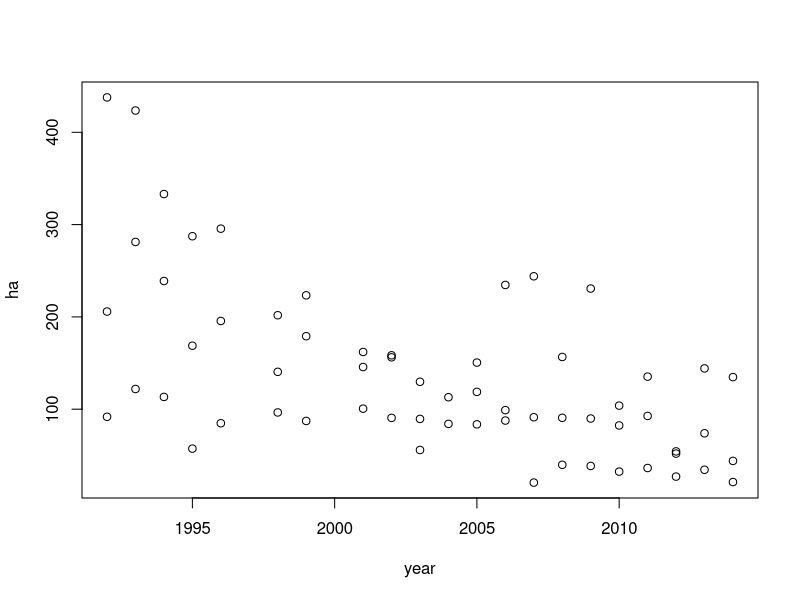
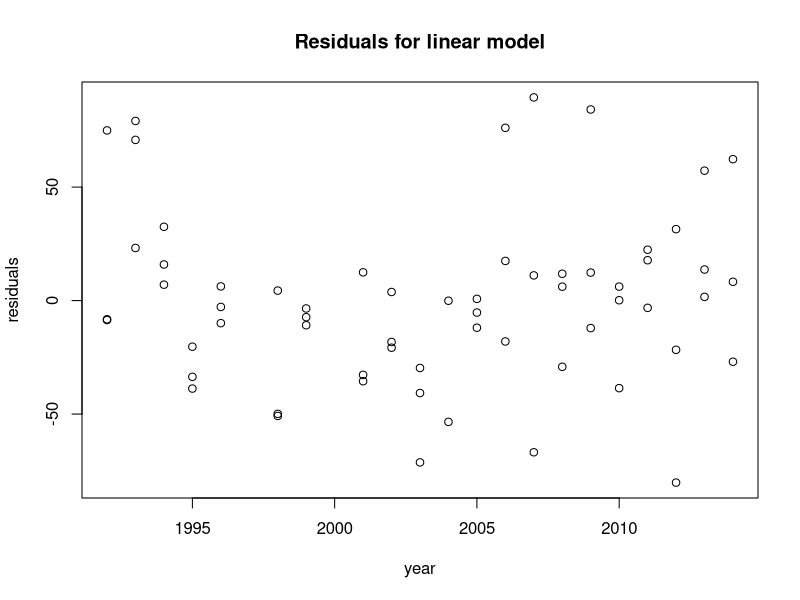
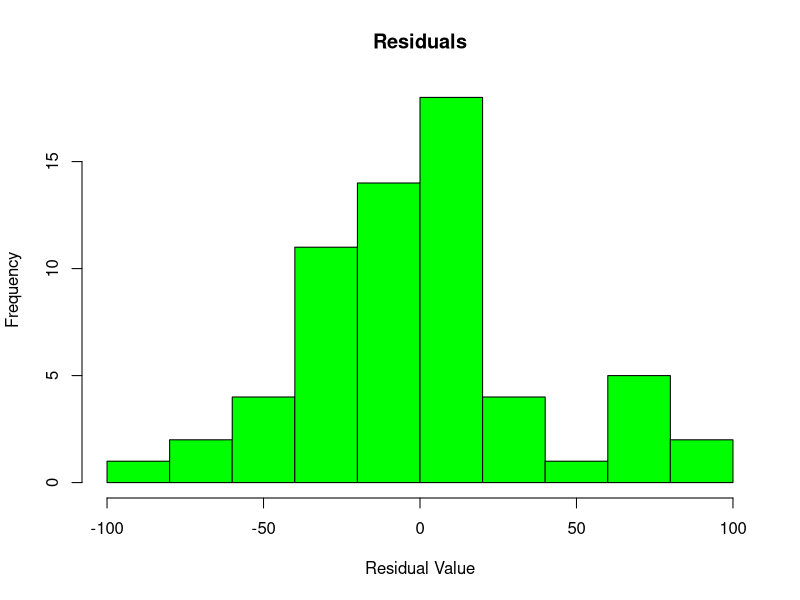

Here is the R script that generated these plots, in order:
## ---- chunk 1
#setwd(choose.dir("New_Folder"))
beach <- read.csv(file='beach.csv')

plot(beach$Year, beach$OpenBeach, xlab='year', ylab='ha')

fit <- lm(formula= OpenBeach ~ Year * BeachID, data = beach)
summary(fit)

fit.res <- resid(fit)
summary(fit.res)

plot(beach$Year, fit.res, ylab = "residuals", xlab = "year", main = "Residuals for linear model")

summary(fit.res)

hist(fit.res, xlab = "Residual Value", main = "Residuals", col = "green", border = "black")

## ---- chunk 2
#setwd(choose.dir("New_Folder"))
beach<-read.csv(file='beach.csv')

fit <- lm(formula= OpenBeach ~ Year * BeachID, data = beach)

ts1<-coef(fit)[2]/summary(fit)[['coefficients']]['Year', 'Std. Error']
ts1

ts2<-coef(fit)[3]/summary(fit)[['coefficients']]['BeachIDB','Std. Error']
ts2

ts3<-coef(fit)[4]/summary(fit)[['coefficients']]['BeachIDC','Std. Error']
ts3

ts4<-coef(fit)[5]/summary(fit)[['coefficients']]['Year:BeachIDB','Std. Error']
ts4

ts5<-coef(fit)[6]/summary(fit)[['coefficients']]['Year:BeachIDC','Std. Error']
ts5

summary(fit)

## ---- chunk 3
#setwd(choose.dir("New_Folder"))
beach<-read.csv(file='beach.csv')

fit <- lm(formula= OpenBeach ~ Year * BeachID, data = beach)

#p-value regression coefficient 1
pt(q=ts1, df=nrow(beach)-length(coef(fit)))*2
summary(fit)[['coefficients']]['Year','Pr(>|t|)']

#p-value regression coefficient 2
pt(q=ts2, df=nrow(beach)-length(coef(fit)))*2
summary(fit)[['coefficients']]['BeachIDB','Pr(>|t|)']

#p-value regression coefficient 3
pt(q=ts3, df=nrow(beach)-length(coef(fit)))*2
summary(fit)[['coefficients']]['BeachIDC','Pr(>|t|)']

#p-value regression coefficient 4
pt(q=ts4, df=nrow(beach)-length(coef(fit)))*2
summary(fit)[['coefficients']]['Year:BeachIDB','Pr(>|t|)']

#p-value regression coefficient 5
pt(q=ts5, df=nrow(beach)-length(coef(fit)))*2
summary(fit)[['coefficients']]['Year:BeachIDC','Pr(>|t|)']

## ---- chunk 4
#setwd(choose.dir("New_Folder"))
beach<-read.csv(file='beach.csv')

fit <- lm(formula= OpenBeach ~ Year * BeachID, data = beach)

ts_new<-(coef(fit)[3]-100)/summary(fit)[['coefficients']]['BeachIDB','Std. Error']
ts_new
pt(q=ts_new, df=nrow(beach)-length(coef(fit)))*2
summary(fit)[['coefficients']]['BeachIDB','Pr(>|t|)']

## ---- chunk 5

#setwd(choose.dir("New_Folder"))
beach<-read.csv(file='beach.csv')

fit <- lm(formula= OpenBeach ~ Year * BeachID, data = beach)

change<-coef(fit)
#beach A
change[2]
#beach B
change[2]+change[5]
#beach C
change[2]+change[6]

